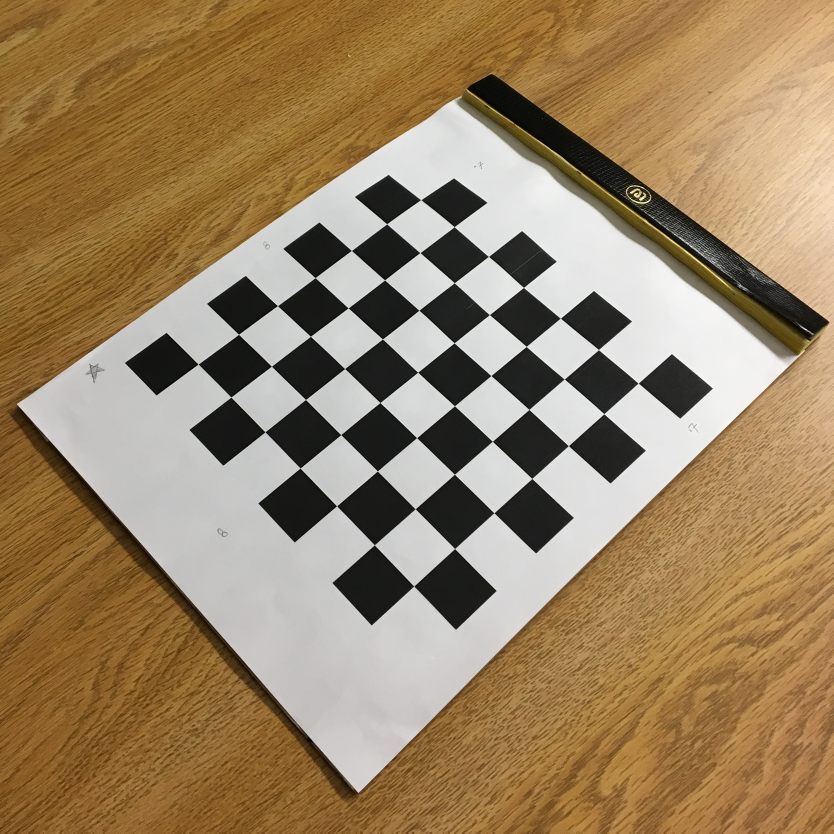
#> input picture images/board/IMG_0603.JPG, 2500 x 2500 px (shown at 1/3 size); its folder holds only this picture in this run
$ python calibrate.py
#> lines starting #> are read from the running program, lines starting #| are printed output that depends on the picture; after the words box and inside, x2 and y2 are one past the last pixel; in counts of white or black regions, pixels touching at a corner belong together; long printed decimals are rounded
### util.py
"""
Contains shared utility functions

@func   : log   : Logs the given obejc to console if the VERBOSE flag is set
"""

VERBOSE = True

def log(thing):
    """
    Logs the given obejc to console if the VERBOSE flag is set

    @pre    : `thing` must be some stringifieable object
    @post   : if `thing` is stringifieable, it will be logged to console if the
    global VERBOSE is True

    @param  : thing   : object    : what to (try to) print to console
    @return : None
    """
    try:
        if globals().get("VERBOSE", False): print(thing)
    except Exception as e:
        print("Can't print it nuh nuh na nuh")

### calibrate.py
#!/usr/bin/env python3
"""
Calbrates a camera and finds its intrinsic parameters using
"""

# system packages
import numpy as np
import cv2

# user defined
from util import log

def intrinsic_matrix(ref_images):
    """
    Calibrates the intrinsic camera matrix.
    """
    # pylint: disable=no-member
    # termination criteria
    criteria = (cv2.TERM_CRITERIA_EPS + cv2.TERM_CRITERIA_MAX_ITER, 30, 0.001)

    # prepare object points, like (0,0,0), (1,0,0), (2,0,0) ....,(6,5,0)
    objp = np.zeros((7*7,3), np.float32)
    objp[:,:2] = np.mgrid[0:7,0:7].T.reshape(-1,2)

    # Arrays to store object points and image points from all the images.
    objpoints = [] # 3d point in real world space
    imgpoints = [] # 2d points in image plane.

    for i, fname in enumerate(ref_images):
        log("[{}] {}".format(i, fname))
        img = cv2.imread(fname)
#> img is the input picture: shape (2500, 2500, 3); mean B, G, R 99, 131.4, 154.9
        img = cv2.resize(img, None, fx=0.25, fy=0.25)
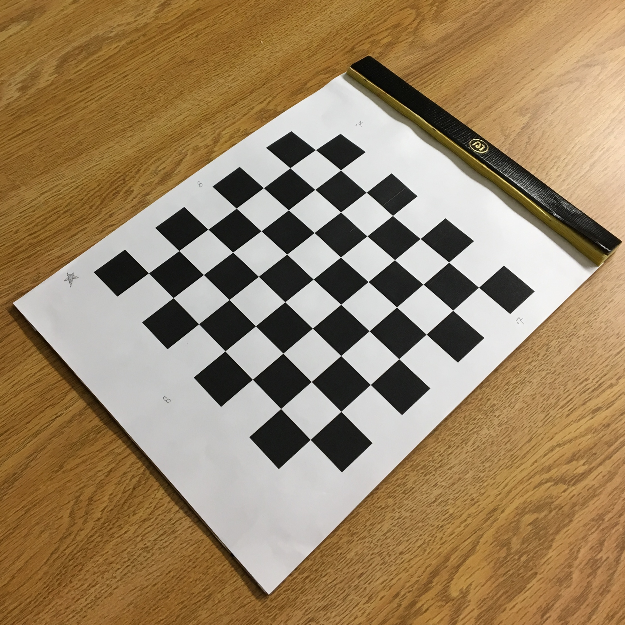
#> img: shape (625, 625, 3); mean B, G, R 99.2, 131.5, 155
        gray = cv2.cvtColor(img,cv2.COLOR_BGR2GRAY)
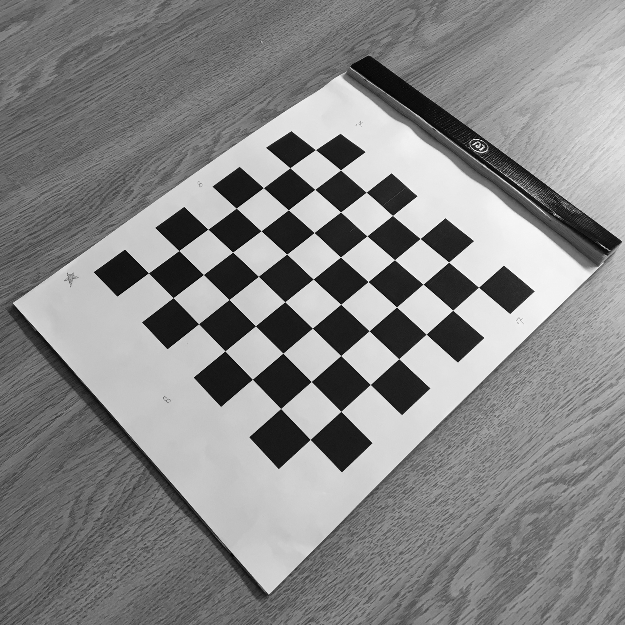
#> gray: shape (625, 625); min 2, max 254, mean 134.8

        cv2.imshow(fname, gray)

        # Find the chess board corners
        ret, corners = cv2.findChessboardCorners(gray, ( 7, 7 ), None)
#> ret = True; corners = 49 rows, first 8: [315.4, 149.6], [340.5, 170], [366.2, 192.2], [392.5, 215.4], [420, 238.5], [448.5, 262], [478.5, 287], [290.1, 167.6]

        # If found, add object points, image points (after refining them)
        if ret == True:
            objpoints.append(objp)

            corners2 = cv2.cornerSubPix(gray, corners, (11, 11), (-1,-1), criteria)
#> corners2 = 49 rows, first 8: [315.4, 149.6], [340.5, 169.9], [366.2, 192.2], [392.4, 215.5], [420.2, 238.5], [448.6, 262.1], [478.5, 287.2], [289.9, 167.8]
            imgpoints.append(corners2)

            # Draw and display the corners
            img = cv2.drawChessboardCorners(img, (7, 7), corners2, ret)
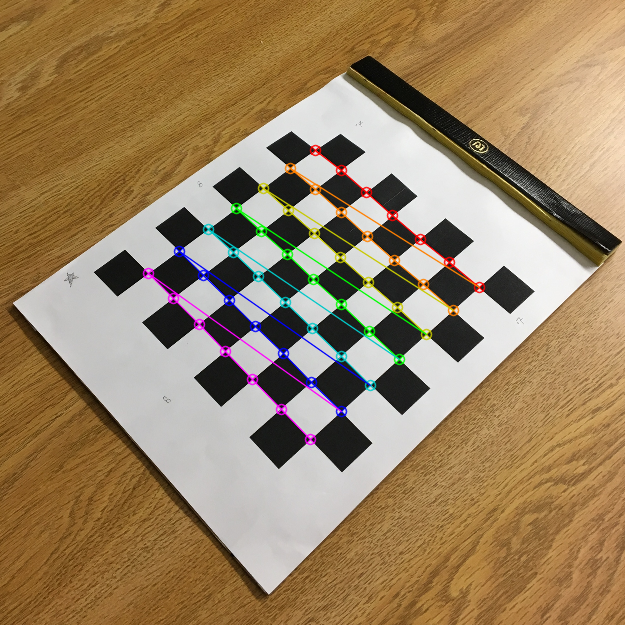
#> img: shape (625, 625, 3); 2.79% of pixels changed, all inside (x1, y1, x2, y2) = (142, 144, 486, 446)
            cv2.imshow('img', img)
            cv2.waitKey(500)
        else:
            log("Failed to find chessboard.")
    cv2.destroyAllWindows()

    ret, mtx, _, _, _ = cv2.calibrateCamera(objpoints, imgpoints, gray.shape[::-1], None, None)
#> ret = 0.261; mtx = [[1536.9, 0, 305.1], [0, 8424.6, 324.1], [0, 0, 1]]
    return mtx

def main():
    """
    Test it
    """
    import glob

    images = glob.glob('images/board/*.JPG')
    ki = intrinsic_matrix(images)
#> ki has the same summary as mtx in intrinsic_matrix
    log(ki)
#| [[1.53688114e+03 0.00000000e+00 3.05080363e+02]
#|  [0.00000000e+00 8.42461261e+03 3.24142677e+02]
#|  [0.00000000e+00 0.00000000e+00 1.00000000e+00]]

if __name__ == '__main__':
    main()

$ run again, on images/board/IMG_0617.JPG
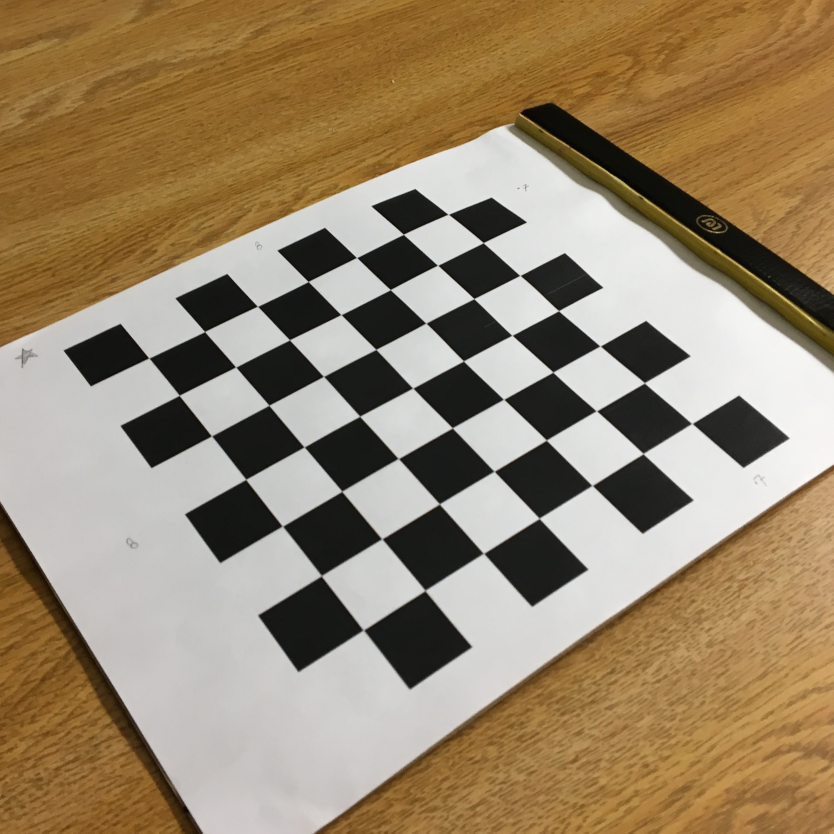
#> input picture images/board/IMG_0617.JPG, 2500 x 2500 px (shown at 1/3 size)
#> in intrinsic_matrix, img is the input picture: shape (2500, 2500, 3); mean B, G, R 107.5, 134.2, 152.7
#> in intrinsic_matrix, `gray = cv2.cvtColor(img,cv2.COLOR_BGR2GRAY)`:
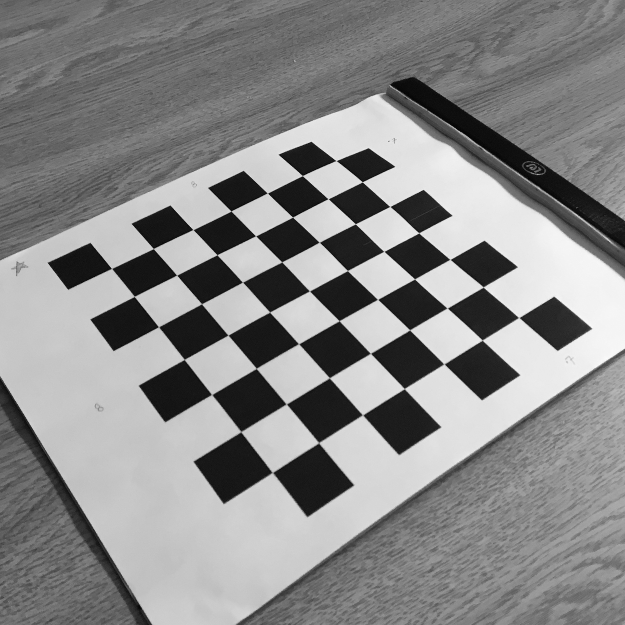
#> gray: shape (625, 625); min 2, max 251, mean 136.8
#> in intrinsic_matrix, `ret, corners = cv2.findChessboardCorners(gray, ( 7, 7 ), None)`: ret = True; corners = 49 rows, first 8: [335.8, 160.5], [362.3, 181.7], [390, 206.5], [418.9, 232.9], [450.3, 259.5], [483.3, 287.1], [518.7, 317.6], [302.4, 175.6]
#> corners2 = 49 rows, first 8: [336, 160.5], [362.3, 181.8], [389.8, 206.4], [418.7, 232.9], [450, 259.4], [483.2, 286.9], [518.8, 317.5], [302.4, 175.6]
#> in intrinsic_matrix, `img = cv2.drawChessboardCorners(img, (7, 7), corners2, ret)`:
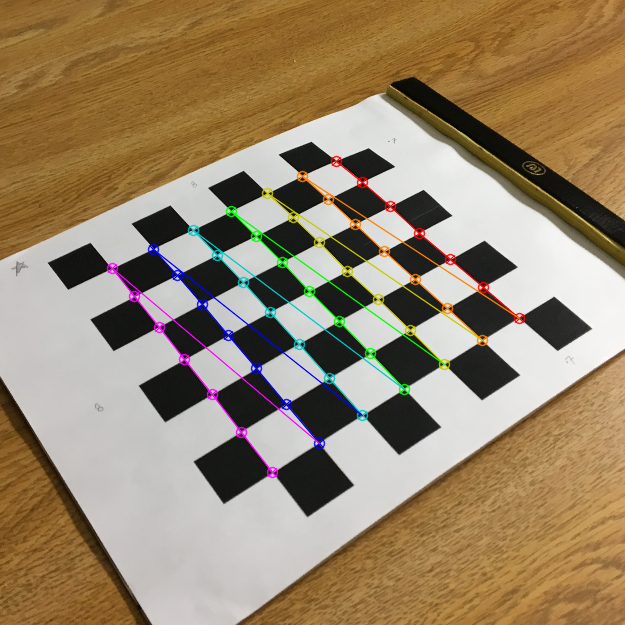
#> img: shape (625, 625, 3); mean B, G, R 107.4, 134.2, 152.9
#> in intrinsic_matrix, `ret, mtx, _, _, _ = cv2.calibrateCamera(objpoints, imgpoints, gray.sha..`: ret = 0.46; mtx = [[969.7, 0, 258.2], [0, 1059.6, 322.9], [0, 0, 1]]
#| [[9.69684928e+02 0.00000000e+00 2.58210997e+02]
#|  [0.00000000e+00 1.05958526e+03 3.22901154e+02]
#|  [0.00000000e+00 0.00000000e+00 1.00000000e+00]]

$ run again, on images/board/IMG_0619.JPG
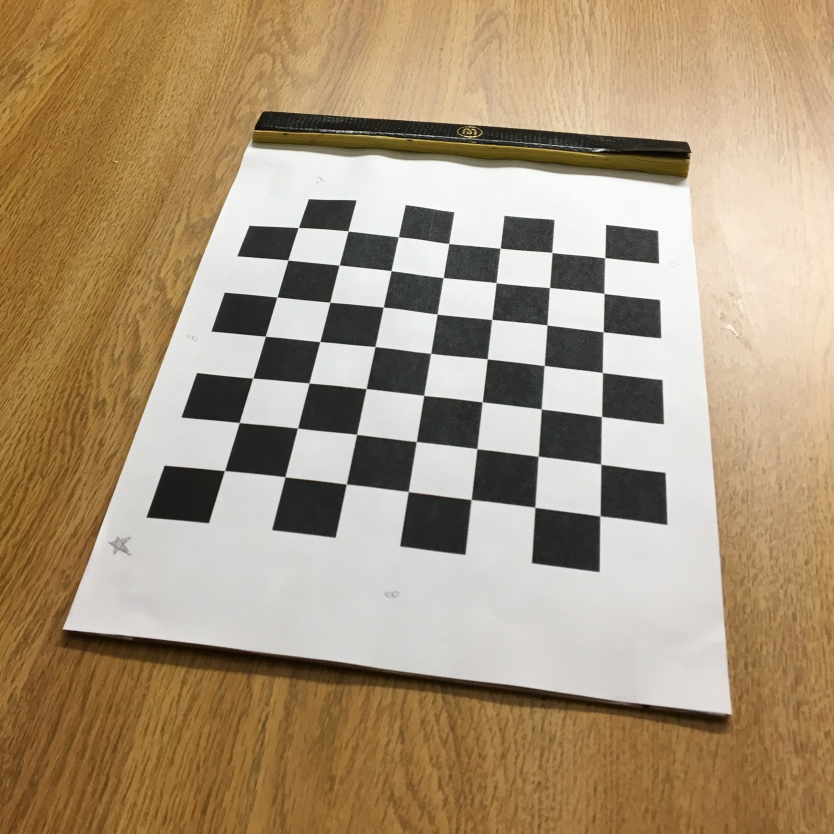
#> input picture images/board/IMG_0619.JPG, 2500 x 2500 px (shown at 1/3 size)
#> in intrinsic_matrix, img is the input picture: shape (2500, 2500, 3); mean B, G, R 121, 148.9, 169.3
#> in intrinsic_matrix, `gray = cv2.cvtColor(img,cv2.COLOR_BGR2GRAY)`:
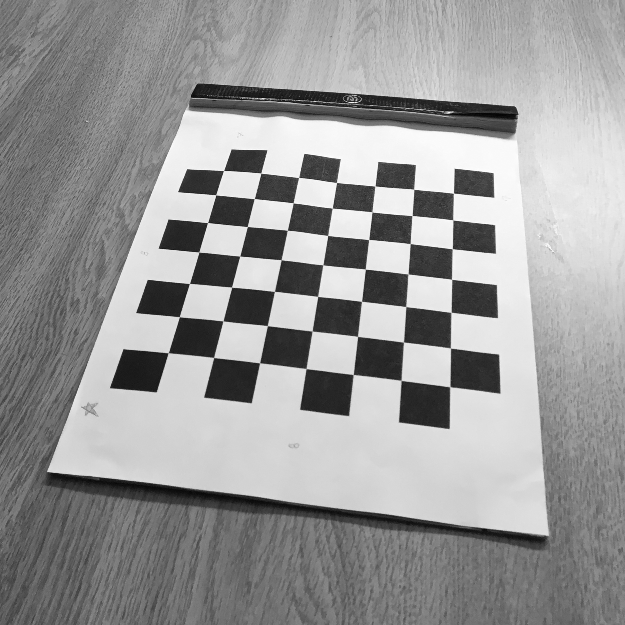
#> gray: shape (625, 625); min 4, max 255, mean 151.9
#> in intrinsic_matrix, `ret, corners = cv2.findChessboardCorners(gray, ( 7, 7 ), None)`: ret = True; corners = 49 rows, first 8: [223.6, 170.5], [260.7, 173.1], [298.7, 177.4], [336.5, 182.5], [375, 186], [413.7, 189.4], [453.6, 193.2], [215.7, 194.7]
#> corners2 = 49 rows, first 8: [223.6, 170.5], [260.8, 173.1], [298.6, 177.4], [336.4, 182.5], [374.9, 186], [413.7, 189.1], [453.4, 193.2], [215.7, 194.9]
#> in intrinsic_matrix, `img = cv2.drawChessboardCorners(img, (7, 7), corners2, ret)`:
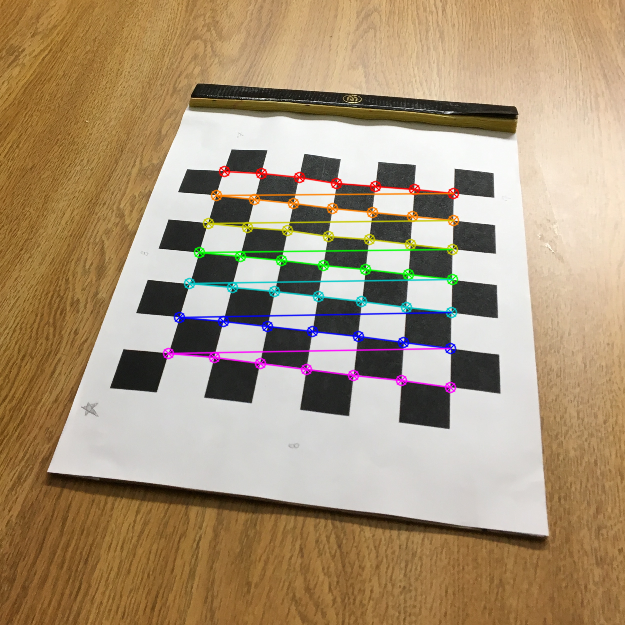
#> img: shape (625, 625, 3); mean B, G, R 120.5, 148.5, 169.1
#> in intrinsic_matrix, `ret, mtx, _, _, _ = cv2.calibrateCamera(objpoints, imgpoints, gray.sha..`: ret = 0.65; mtx = [[10994.1, 0, 384], [0, 3446.3, 76.89], [0, 0, 1]]
#| [[1.09941272e+04 0.00000000e+00 3.84015520e+02]
#|  [0.00000000e+00 3.44628346e+03 7.68861045e+01]
#|  [0.00000000e+00 0.00000000e+00 1.00000000e+00]]

$ run again, on images/board/IMG_0625.JPG
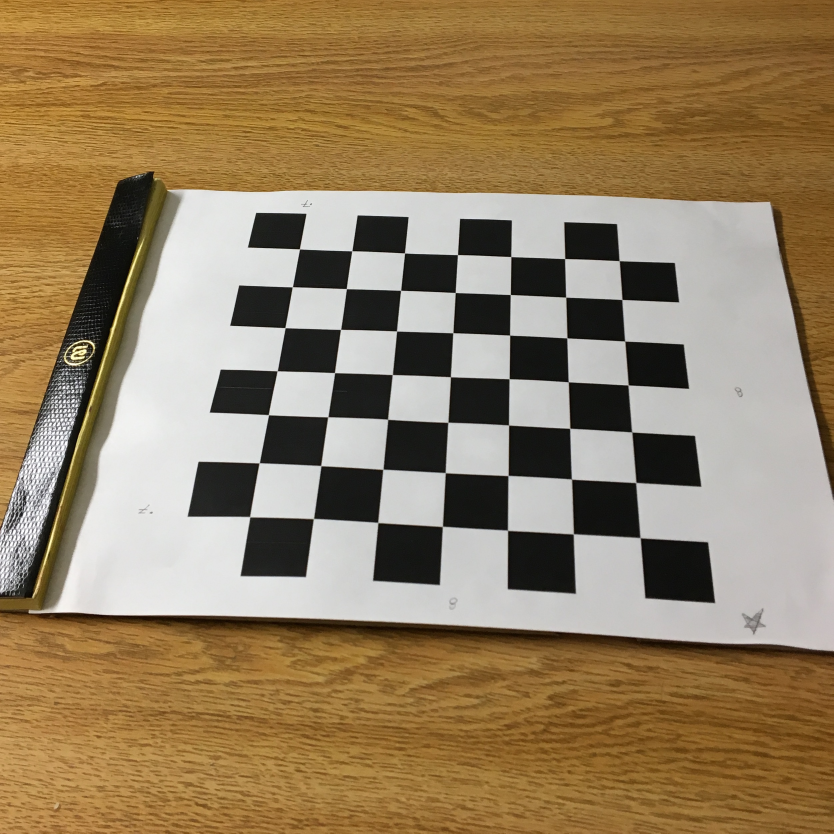
#> input picture images/board/IMG_0625.JPG, 2500 x 2500 px (shown at 1/3 size)
#> in intrinsic_matrix, img is the input picture: shape (2500, 2500, 3); mean B, G, R 96.5, 127.8, 149.2
#> in intrinsic_matrix, `gray = cv2.cvtColor(img,cv2.COLOR_BGR2GRAY)`:
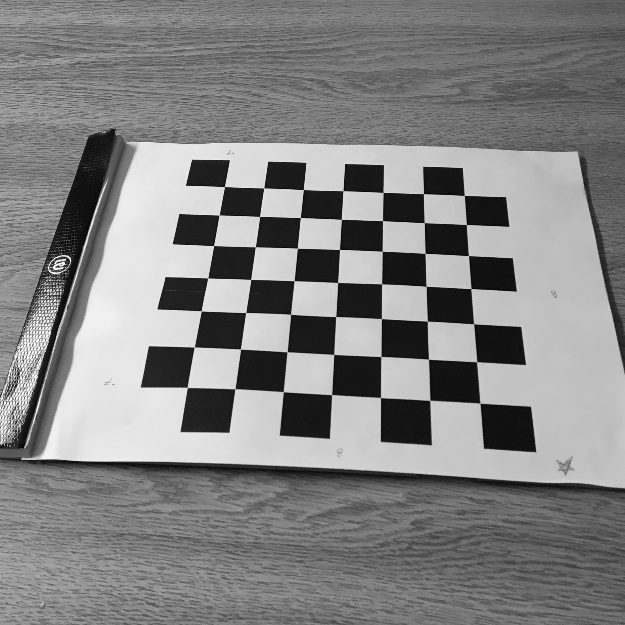
#> gray: shape (625, 625); min 1, max 255, mean 130.7
#> in intrinsic_matrix, `ret, corners = cv2.findChessboardCorners(gray, ( 7, 7 ), None)`: ret = True; corners = 49 rows, first 8: [224.5, 186.5], [263.5, 188.1], [303.4, 189.5], [343, 190.6], [383.1, 192.5], [423.5, 193.6], [464.5, 195.5], [219.2, 215]
#> corners2 = 49 rows, first 8: [224.4, 186.6], [263.8, 187.9], [303.3, 189.6], [342.9, 190.6], [383, 192.5], [423.4, 193.6], [464.2, 195.5], [219.1, 215]
#> in intrinsic_matrix, `img = cv2.drawChessboardCorners(img, (7, 7), corners2, ret)`:
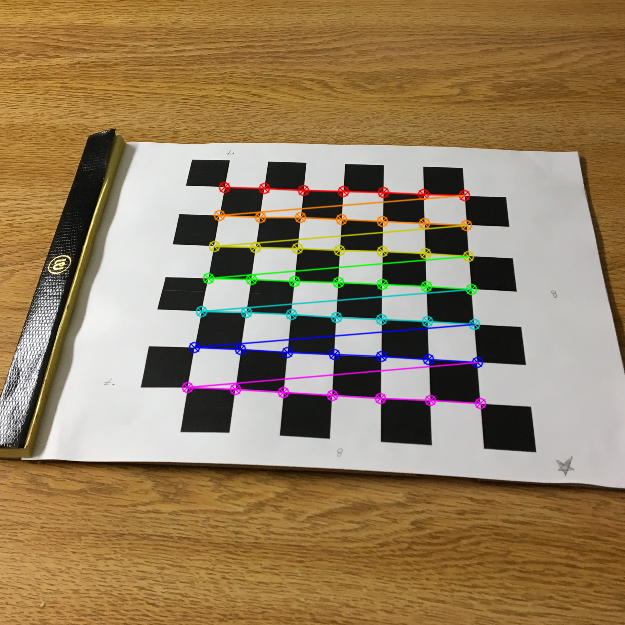
#> img: shape (625, 625, 3); mean B, G, R 96.5, 127.8, 149.5
#> in intrinsic_matrix, `ret, mtx, _, _, _ = cv2.calibrateCamera(objpoints, imgpoints, gray.sha..`: ret = 0.374; mtx = [[350.9, 0, 314.2], [0, 282.3, 298.8], [0, 0, 1]]
#| [[350.903   0.         314.210]
#|  [  0.         282.295 298.768]
#|  [  0.           0.           1.        ]]
